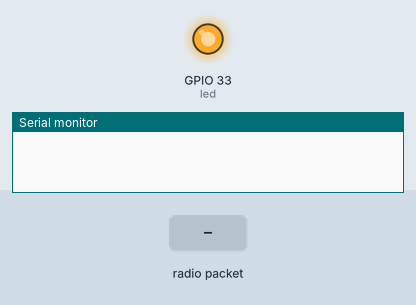
Simulated run of this sketch. Board: ESP32. Parts: output pins drawn as LEDs (lit = HIGH), the last lines printed to the serial monitor. The inputs (shaded band) are chosen by the test bench. No radio packets arrive unless stated.

Above: at 1.2 s.
1.3 s: radio packet "Motion Detected!" arrives
At 1.6 s:
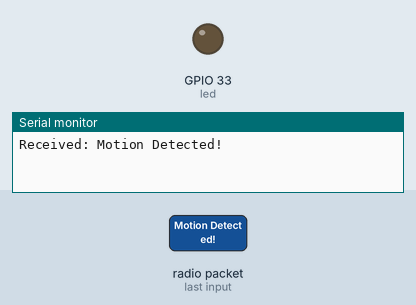
2.8 s: radio packet "1" arrives
Timing chart, 0 to 5.8 s (numbered marks = the images above; inputs shaded):
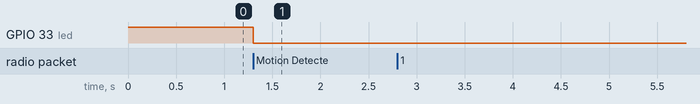

Measured:
- after the input at 1.3 s, GPIO 33 (led): HIGH → LOW at once

The sketch:

receiver.ino
```cpp
#include <RF24.h>
#include <SPI.h>
#include <nRF24L01.h>

// Define the CE and CSN pins for nRF24L01
#define CE_PIN 4
#define CSN_PIN 5

// Create an RF24 object
RF24 radio(CE_PIN, CSN_PIN);
int led = 33;

// Set the nRF24L01 address (same for sender and receiver)
const byte address[6] = "00001";

void setup() {
  Serial.begin(115200);
  pinMode(led, OUTPUT);
  digitalWrite(led, HIGH);

  if (!radio.begin()) {
    Serial.println("nRF24L01 is not detected or failed to initialize.");
    while (1)
      ; // Stop if initialization fails
  }

  radio.openReadingPipe(0, address);
  radio.setPALevel(RF24_PA_MIN);
  radio.startListening();
}

void loop() {
  if (radio.available()) {
    char text[32] = {0};             // Match buffer size to expected message
    radio.read(&text, sizeof(text)); // Read the message

    // Display the received message
    Serial.print("Received: ");
    Serial.println(text);

    // Additional action (e.g., toggling LED) based on received data
    if (strcmp(text, "Motion Detected!") == 0) {
      digitalWrite(led, LOW); // Example action for received signal
    }
  }
}
```
